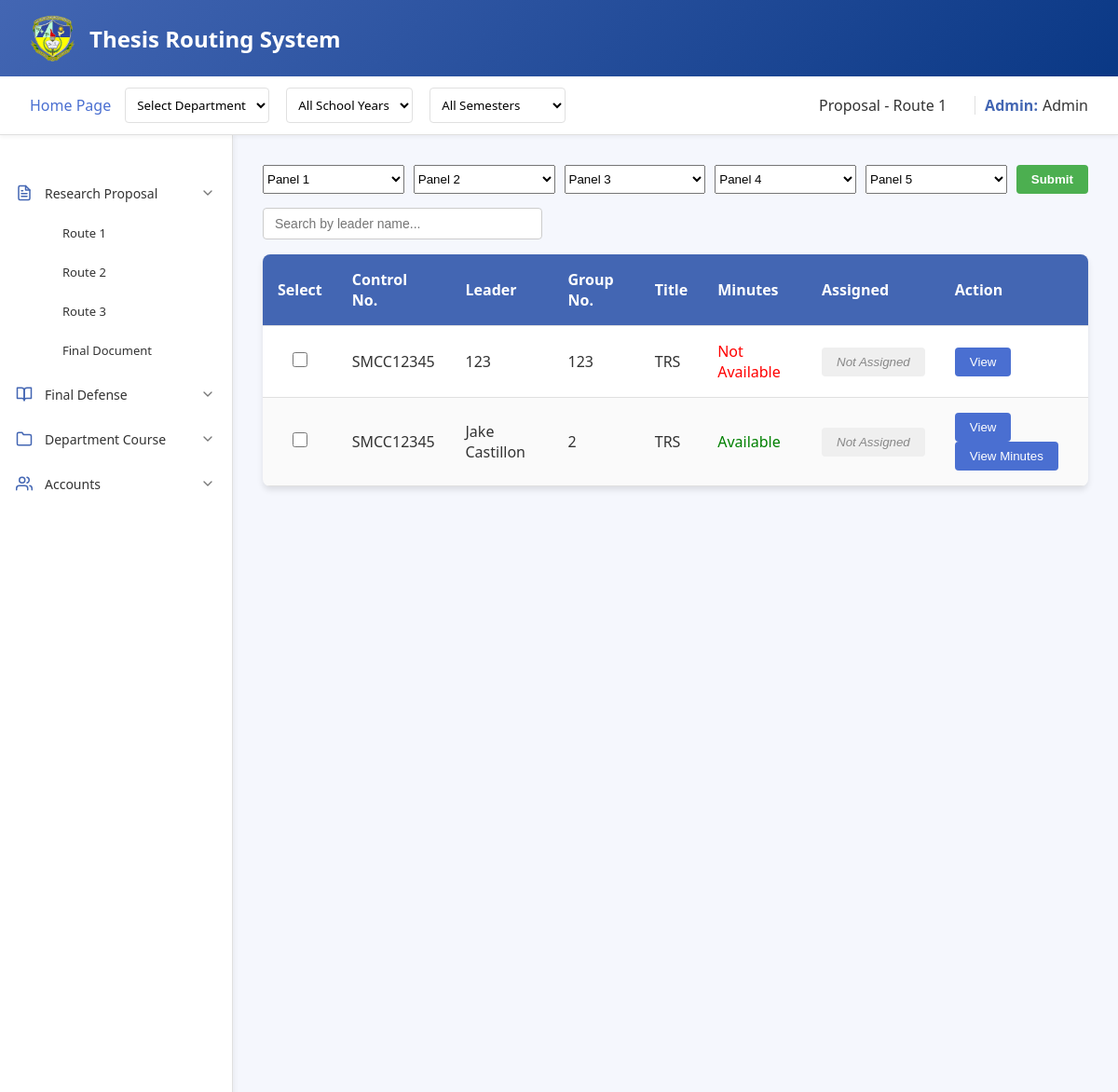
The app's page /admin/homepage/titleproposal/route1.php (signed in) with its own data.
### tables this page shows
CREATE TABLE `route1proposal_files` (
  `route1_id` int(11) NOT NULL,
  `student_id` int(11) NOT NULL,
  `docuRoute1` varchar(255) NOT NULL,
  `panel1_id` int(255) NOT NULL,
  `panel2_id` int(255) NOT NULL,
  `panel3_id` int(255) NOT NULL,
  `panel4_id` int(255) NOT NULL,
  `adviser_id` int(255) NOT NULL,
  `department` varchar(255) NOT NULL,
  `date_submitted` datetime DEFAULT NULL,
  `controlNo` varchar(255) NOT NULL,
  `fullname` varchar(255) NOT NULL,
  `group_number` int(255) NOT NULL,
  `title` varchar(255) NOT NULL,
  `school_year` varchar(255) NOT NULL,
  `panel5_id` varchar(255) NOT NULL,
  `minutes` varchar(255) NOT NULL,
  `routeNumber` varchar(255) NOT NULL
);

### admin/homepage/titleproposal/route1.php (the view, shortened to what the rows shown need)
<?php
include '../../../connection.php';
function getAdviserName($conn, $adviser_id) {
    $stmt = $conn->prepare("SELECT fullname FROM adviser WHERE adviser_id = ?");
    $stmt->bind_param("i", $adviser_id);
    $stmt->execute();
    $result = $stmt->get_result();
    return "";
}
$panel = [];
$adviser = [];
$files = [];
if (isset($_SESSION['selected_department'])) {
    $selectedDepartment = $_POST['department'] ?? $_SESSION['selected_department'] ?? '';
    $selectedSchoolYear = $_POST['school_year'] ?? $_SESSION['selected_school_year'] ?? '';
    $selectedSemester = $_POST['semester'] ?? $_SESSION['selected_semester'] ?? '';
    $_SESSION['selected_department'] = $selectedDepartment;
    $_SESSION['selected_school_year'] = $selectedSchoolYear;
    $_SESSION['selected_semester'] = $selectedSemester;
    $panelStmt = $conn->prepare("SELECT * FROM panel WHERE department = ?");
    $panelStmt->bind_param("s", $selectedDepartment);
    $panelStmt->execute();
    $panelResult = $panelStmt->get_result();
    while ($row = $panelResult->fetch_assoc()) {
        $panel[$row['position']][] = $row['fullname'];
    }
    $panelStmt->close();
    $adviserStmt = $conn->prepare("SELECT * FROM adviser WHERE department = ?");
    $adviserStmt->bind_param("s", $selectedDepartment);
    $adviserStmt->execute();
    $adviserResult = $adviserStmt->get_result();
    while ($row = $adviserResult->fetch_assoc()) {
        $adviser[] = $row['fullname'];
    }
    $adviserStmt->close();
    $sqlQuery = "SELECT
            docuRoute1 AS filepath,
            docuRoute1 AS filename,
            date_submitted,
            controlNo,
            group_number,
            fullname,
            title,
            student_id, panel1_id, panel2_id, panel3_id, panel4_id, panel5_id, adviser_id,
            minutes,
            route1_id,
            department
         FROM route1proposal_files";
    $types = "";
    $params = [];
    if (!empty($selectedDepartment)) {
        $sqlQuery .= " WHERE department = ?";
        $types .= "s";
        $params[] = $selectedDepartment;
        if (!empty($selectedSchoolYear)) {
            $sqlQuery .= " AND school_year = ?";
            $types .= "s";
            $params[] = $selectedSchoolYear;
        }
        if (!empty($selectedSemester)) {
            $sqlQuery .= " AND student_id IN (SELECT student_id FROM student WHERE semester = ?)";
            $types .= "s";
            $params[] = $selectedSemester;
        }
    } else {
        $whereAdded = false;
        if (!empty($selectedSchoolYear)) {
            $sqlQuery .= " WHERE school_year = ?";
            $whereAdded = true;
            $types .= "s";
            $params[] = $selectedSchoolYear;
        }
        if (!empty($selectedSemester)) {
            if ($whereAdded) {
                $sqlQuery .= " AND student_id IN (SELECT student_id FROM student WHERE semester = ?)";
            } else {
                $sqlQuery .= " WHERE student_id IN (SELECT student_id FROM student WHERE semester = ?)";
                $whereAdded = true;
            }
            $types .= "s";
            $params[] = $selectedSemester;
        }
    }
    $fileStmt = $conn->prepare($sqlQuery);
    if (!empty($params)) {
        $bind_params = array();
        $bind_params[] = &$types;
        for ($i = 0; $i < count($params); $i++) {
            $bind_params[] = &$params[$i];
        }
        call_user_func_array([$fileStmt, 'bind_param'], $bind_params);
    }
    $fileStmt->execute();
    $fileResult = $fileStmt->get_result();
    while ($row = $fileResult->fetch_assoc()) {
        $files[] = [
            'filepath' => $row['filepath'],
            'filename' => $row['filename'],
            'controlNo' => $row['controlNo'],
            'group_number' => $row['group_number'],
            'fullname' => $row['fullname'],
            'student_id' => $row['student_id'],
            'panel1_id' => $row['panel1_id'],
            'panel2_id' => $row['panel2_id'],
            'panel3_id' => $row['panel3_id'],
            'panel4_id' => $row['panel4_id'],
            'panel5_id' => $row['panel5_id'],
            'adviser_id' => $row['adviser_id'],
            'title' => $row['title'],
            'minutes' => $row['minutes'],
            'route1_id' => $row['route1_id'],
            'department' => $row['department']
        ];
    }
    $fileStmt->close();
} else {
    $sqlQuery = "SELECT
            docuRoute1 AS filepath,
            docuRoute1 AS filename,
            date_submitted,
            controlNo,
            group_number,
            fullname,
            title,
            student_id, panel1_id, panel2_id, panel3_id, panel4_id, panel5_id, adviser_id,
            minutes,
            route1_id,
            department
         FROM route1proposal_files";
    $fileStmt = $conn->prepare($sqlQuery);
    $fileStmt->execute();
    $fileResult = $fileStmt->get_result();
    while ($row = $fileResult->fetch_assoc()) {
        $files[] = [
            'filepath' => $row['filepath'],
            'filename' => $row['filename'],
            'controlNo' => $row['controlNo'],
            'group_number' => $row['group_number'],
            'fullname' => $row['fullname'],
            'student_id' => $row['student_id'],
            'panel1_id' => $row['panel1_id'],
            'panel2_id' => $row['panel2_id'],
            'panel3_id' => $row['panel3_id'],
            'panel4_id' => $row['panel4_id'],
            'panel5_id' => $row['panel5_id'],
            'adviser_id' => $row['adviser_id'],
            'title' => $row['title'],
            'minutes' => $row['minutes'],
            'route1_id' => $row['route1_id'],
            'department' => $row['department']
        ];
    }
}
?>
<!DOCTYPE html>
<html lang="en">
<head>
    <link rel="stylesheet" href="proposalstyle.css">
</head>
<body>
    <div class="container">
        <div class="main-content">
            <div class="content" id="content-area">
<form id="submission-form" action="route1.php" method="POST">
    <table>
        <thead>
            <tr>
                <th>Select</th>
                <th>Control No.</th>
                <th>Leader</th>
                <th>Group No.</th>
                <th>Title</th>
                <th>Minutes</th>
                <th>Assigned</th>
                <th class='action-label'>Action</th>
            </tr>
        </thead>
<tbody id="file-list">
    <?php if (!empty($files)): ?>
        <?php foreach ($files as $file): ?>
            <?php
                $filepath = htmlspecialchars($file['filepath'], ENT_QUOTES);
                $controlNo = htmlspecialchars($file['controlNo'] ?? '', ENT_QUOTES);
                $fullname = htmlspecialchars($file['fullname'] ?? '', ENT_QUOTES);
                $group_number = htmlspecialchars($file['group_number'] ?? '', ENT_QUOTES);
                $student_id = htmlspecialchars($file['student_id'] ?? '', ENT_QUOTES);
                $title = htmlspecialchars($file['title'] ?? '', ENT_QUOTES);
                $assigned_panels = [];
                $adviser_name = "";
                $adviser_id = !empty($file['adviser_id']) ? $file['adviser_id'] : "";
                if (!empty($adviser_id)) {
                    $adviser_name = getAdviserName($conn, $adviser_id);
                }
                $has_panels = !empty($assigned_panels);
                $has_adviser = !empty($adviser_name);
                if ($has_panels && $has_adviser) {
                    $assignment_status = "View Assignments";
                } elseif ($has_panels) {
                    $assignment_status = "View Panelists";
                } elseif ($has_adviser) {
                    $assignment_status = "View Adviser";
                } else {
                    $assignment_status = "Not Assigned";
                }
                $is_assigned = $has_panels;
                $fileData = [
                    'filepath' => $filepath,
                    'panel1_id' => $file['panel1_id'] ?? '',
                    'panel2_id' => $file['panel2_id'] ?? '',
                    'panel3_id' => $file['panel3_id'] ?? '',
                    'panel4_id' => $file['panel4_id'] ?? '',
                    'panel5_id' => $file['panel5_id'] ?? '',
                    'adviser_id' => $adviser_id,
                    'is_assigned' => $is_assigned,
                    'has_panels' => $has_panels,
                    'has_adviser' => $has_adviser
                ];
                $assignmentData = [
                    'panels' => $assigned_panels,
                    'adviser' => $adviser_name
                ];
            ?>
            <tr class="<?= $is_assigned ? 'already-assigned' : 'selectable-row' ?>">
                <td style="text-align: center;">
                    <input type="checkbox" name="selected_files[]" value="<?= $filepath ?>" <?= $is_assigned ? 'disabled' : '' ?> data-is-assigned="<?= $is_assigned ? 'true' : 'false' ?>">
                </td>
                <td><?= $controlNo ?></td>
                <td><?= $fullname ?></td>
                <td><?= $group_number ?></td>
                <td><?= $title ?></td>
                <td>
                    <?php
                    $minutesStatus = $file['minutes'] ? '<span style="color: green;">Available</span>' : '<span style="color: red;">Not Available</span>';
                    echo $minutesStatus;
                    ?>
                </td>
                <td>
                    <button type="button" class="assignment-button <?= ($has_panels || $has_adviser) ? '' : 'not-assigned' ?>"
                            onclick="showAssignmentDetails(
                                <?= htmlspecialchars(json_encode($assignmentData), ENT_QUOTES) ?>,
                                <?= htmlspecialchars(json_encode($fileData), ENT_QUOTES) ?>
                            )">
                        <?= $assignment_status ?>
                    </button>
                </td>
                <td>
                    <button type="button" class="view-button" onclick="viewFile('<?= $filepath ?>', '<?= $student_id ?>', '<?= $file['route1_id'] ?? '' ?>')">View</button>
                    <?php if ($file['minutes']): ?>
                    <button type="button" class="view-button" onclick="viewMinutes('<?= htmlspecialchars($file['minutes'], ENT_QUOTES) ?>')">View Minutes</button>
                    <?php endif; ?>
                </td>
            </tr>
        <?php endforeach; ?>
    <?php else: ?>
        <tr>
            <td colspan="7" style="text-align: center;">No files found.</td>
        </tr>
    <?php endif; ?>
</tbody>
    </table>
</form>
            </div>
        </div>
    </div>
</html>

### records on screen
route1proposal_files: controlNo "SMCC12345", fullname "123", group_number "123", title "TRS", minutes "Not Available", assignment_status "Not Assigned"
route1proposal_files: controlNo "SMCC12345", fullname "Jake Castillon", group_number "2", title "TRS", shows "Available", assignment_status "Not Assigned"

### other values on screen
$_SESSION['fullname'] "Admin"
